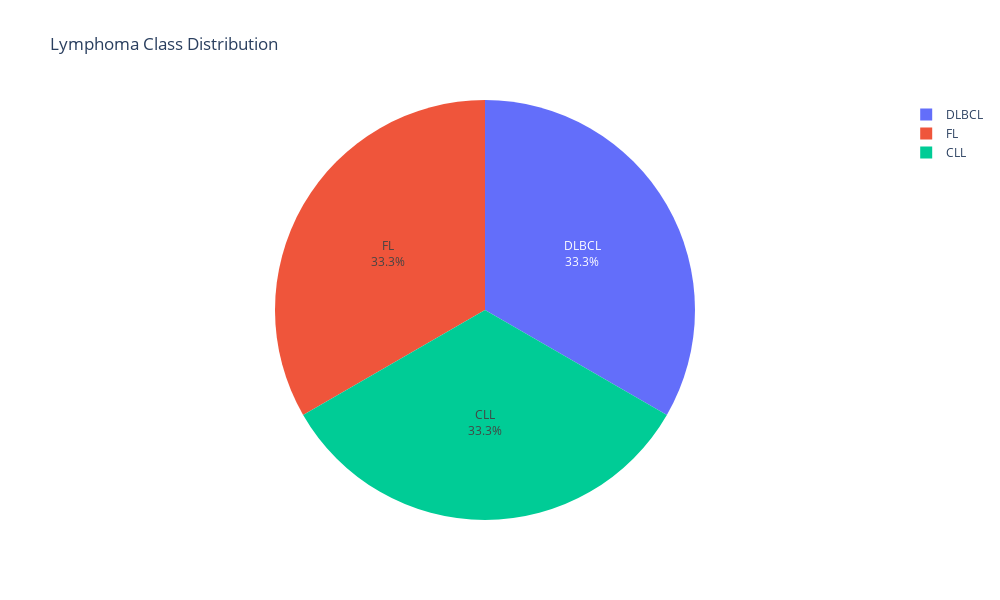

Notebook code for this chart:
### Code cell
# class distribution (classes are imblanced )
fig = px.pie(Lymphoma, names='class', title='Lymphoma Class Distribution')
fig.update_traces(textposition='inside', textinfo='percent+label')
# Adjust the size of the pie chart
fig.update_layout(
    autosize=False,
    width=1000,
    height=600
)
fig.show()

### Figure 1 — Plotly figure (JSON) as saved in the notebook; plotly's stock layout.template omitted (floating-point values rounded to 4 significant figures; data arrays with more than 128 entries replaced by an {"elided": "..."} marker saying what was removed)
{"data": [{"domain": {"x": [0.0, 1.0], "y": [0.0, 1.0]}, "hovertemplate": "class=%{label}<extra></extra>", "labels": {"elided": "138 str values"}, "legendgroup": "", "name": "", "showlegend": true, "textinfo": "percent+label", "textposition": "inside", "type": "pie"}], "layout": {"autosize": false, "height": 600, "legend": {"tracegroupgap": 0}, "title": {"text": "Lymphoma Class Distribution"}, "width": 1000}}
